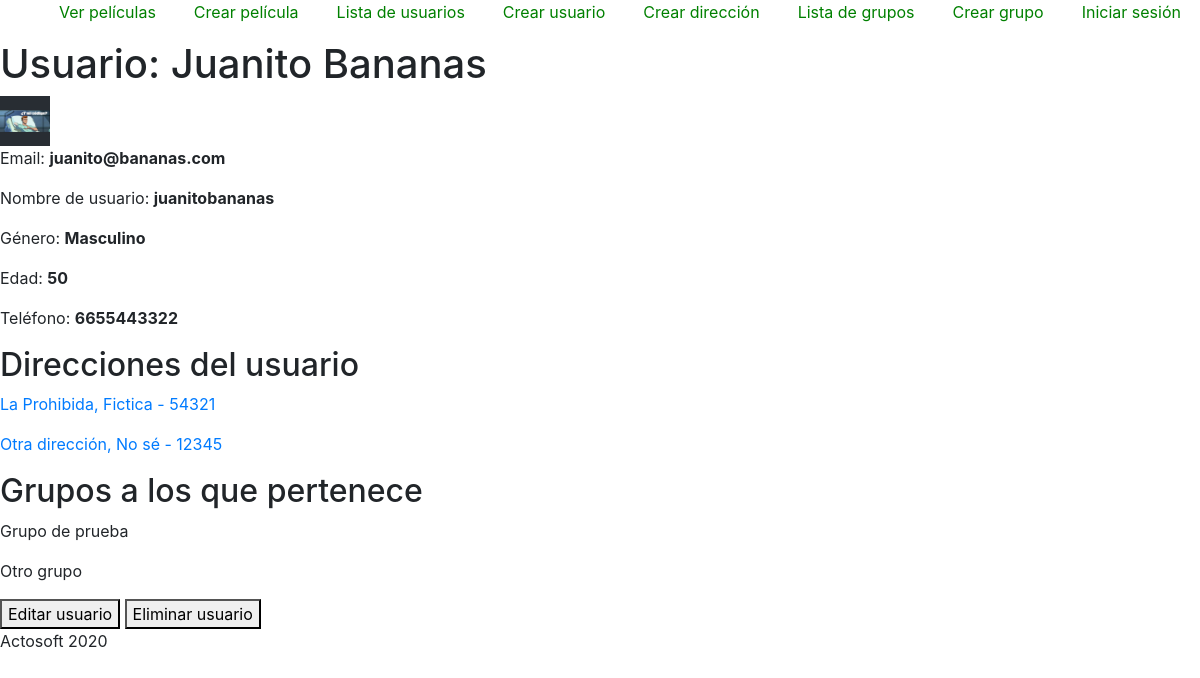
Page /users/5/ on the earlier database version.
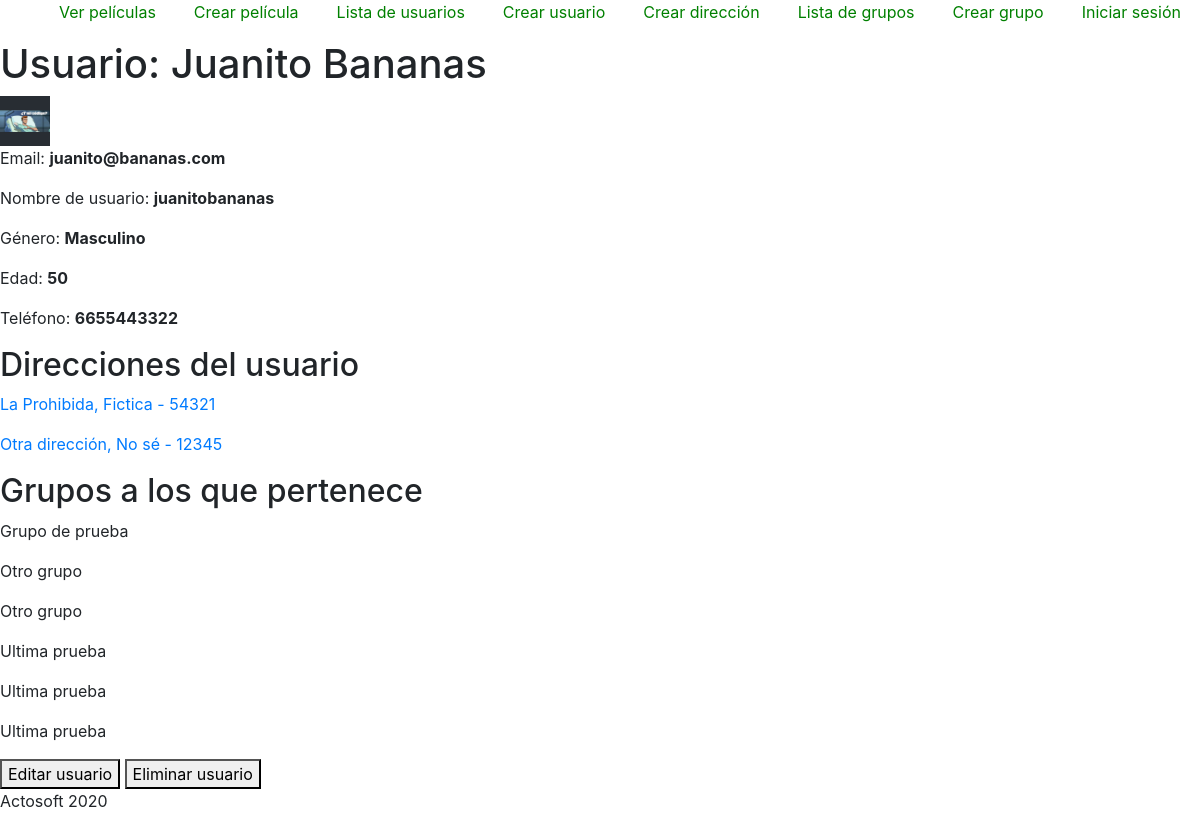
Same page on the later database version.
### users/models.py (models this page shows, shortened)
class Profile(models.Model):
    user = models.OneToOneField(User, related_name='profile', on_delete=models.CASCADE)
    gender = models.CharField(max_length=140)
    phone = models.CharField(max_length=15)
    age = models.PositiveIntegerField()
    image = models.ImageField(upload_to='images/profile_images/', blank=True, null=True)

### addresses/models.py (models this page shows, shortened)
class Address(models.Model):
    user = models.ForeignKey(User, related_name='addresses', on_delete=models.CASCADE)
    street = models.CharField(max_length=140)
    exterior_number = models.PositiveIntegerField()
    internal_number = models.PositiveIntegerField(blank=True, null=True)
    colony = models.CharField(max_length=100)
    city = models.CharField(max_length=140)
    state = models.CharField(max_length=140)
    coutry = models.CharField(max_length=140)
    postal_code = models.CharField(max_length=6)
    created = models.DateTimeField(auto_now_add=True)
    updated = models.DateTimeField(auto_now=True)

### groups/models.py (models this page shows, shortened)
class GroupModel(models.Model):
    users = models.ManyToManyField(User, related_name='groupss', blank=True, null=True)
    name = models.CharField(max_length=140)
    description = models.TextField(blank=True, null=True)
    created = models.DateTimeField(auto_now_add=True)
    updated = models.DateTimeField(auto_now=True)

### users/views.py (the view)
# urls.py: path('<int:id>/', GetUser, name='detail'),
def GetUser(request, id):
    user = User.objects.get(id=id)
    template_name = "users/detail.html"
    context = {
        'user': user
    }
    return render(request, template_name, context)

### users/templates/users/detail.html
{% extends 'base.html' %}
{% block content %}
    <h1>Usuario: {{ user.first_name }} {{ user.last_name }}</h1>
    {% if user.profile.image %}
        <img
        src="{{ user.profile.image.url }}"
        alt="Imagen del usuario" width="50" height="50">
    {% else %}
        <img src="https://cdnlrv.lavoz.com.ar/img/user/default.jpg"
        alt="Imagen default" width="50" height="50">
    {% endif %}
    <p>Email: <b>{{ user.email }}</b></p>
    <p>Nombre de usuario: <b>{{ user.username }}</b></p>
    <p>Género: <b>{{ user.profile.gender }}</b></p>
    <p>Edad: <b>{{ user.profile.age }}</b></p>
    <p>Teléfono: <b>{{ user.profile.phone }}</b></p>
    <h2>Direcciones del usuario</h2>
    {% if user.addresses.all|length > 0 %}
        {% for address in user.addresses.all %}
            <a href="{% url 'addresses:detail' address.id %}">
                <p>{{ address.street }}, {{ address.city }} - {{address.postal_code}}</p>
            </a>
        {% endfor %}
    {% else %}
        <h3>Ups! Aún no cuentas con direcciones registradas</h3>
    {% endif %}
    <h2>Grupos a los que pertenece</h2>
    {% if user.groupss.all|length > 0 %}
        {% for group in user.groupss.all %}
                <p>{{ group.name }}</p>
        {% endfor %}
    {% else %}
        <h3>Ups! Aún no te inscribes a algún grupo</h3>
    {% endif %}
    <a href="{% url 'users:update' user.id %}"><button>Editar usuario</button></a>
    <a href="{% url 'users:delete' user.id %}"><button>Eliminar usuario</button></a>
{% endblock content %}

### templates/base.html (shortened to what this page needs)
{% load static %}
<!DOCTYPE html>
<html lang="es">
<head>
    {% load bootstrap4 %}
    {% bootstrap_css %}
    <link rel="stylesheet" href="{% static 'css/main.css' %}">
</head>
<body>
    <ul class="header-list">
        <a href="{% url 'movies:list' %}"><li>Ver películas</li></a>
        <a href="{% url 'movies:create' %}"><li>Crear película</li></a>
        <a href="{% url 'users:list' %}"><li>Lista de usuarios</li></a>
        <a href="{% url 'users:create' %}"><li>Crear usuario</li></a>
        <a href="{% url 'addresses:create' %}"><li>Crear dirección</li></a>
        <a href="{% url 'groups:list' %}"><li>Lista de grupos</li></a>
        <a href="{% url 'groups:create' %}"><li>Crear grupo</li></a>
        {% if request.user.is_authenticated %}
            <a href="{% url 'user_logout' %}"><li>Cerrar sesión</li></a>
        {% else %}
            <a href="{% url 'login' %}"><li>Iniciar sesión</li></a>
        {% endif %}
    </ul>
    {% block content %}
    {% endblock content %}
    <footer>Actosoft 2020</footer>
</body>
</html>

### static/css/main.css (style rules this page uses)
.header-list { display: flex; flex-direction:row; justify-content: space-around; }
.header-list a { color: green; transition: all 0.3s ease-in-out; text-decoration: none; }
.header-list a li { list-style: none; }

Differences in the rows shown:
added GroupModel: name "Otro grupo"
added GroupModel: name "Ultima prueba"
added GroupModel: name "Ultima prueba"
added GroupModel: name "Ultima prueba"
